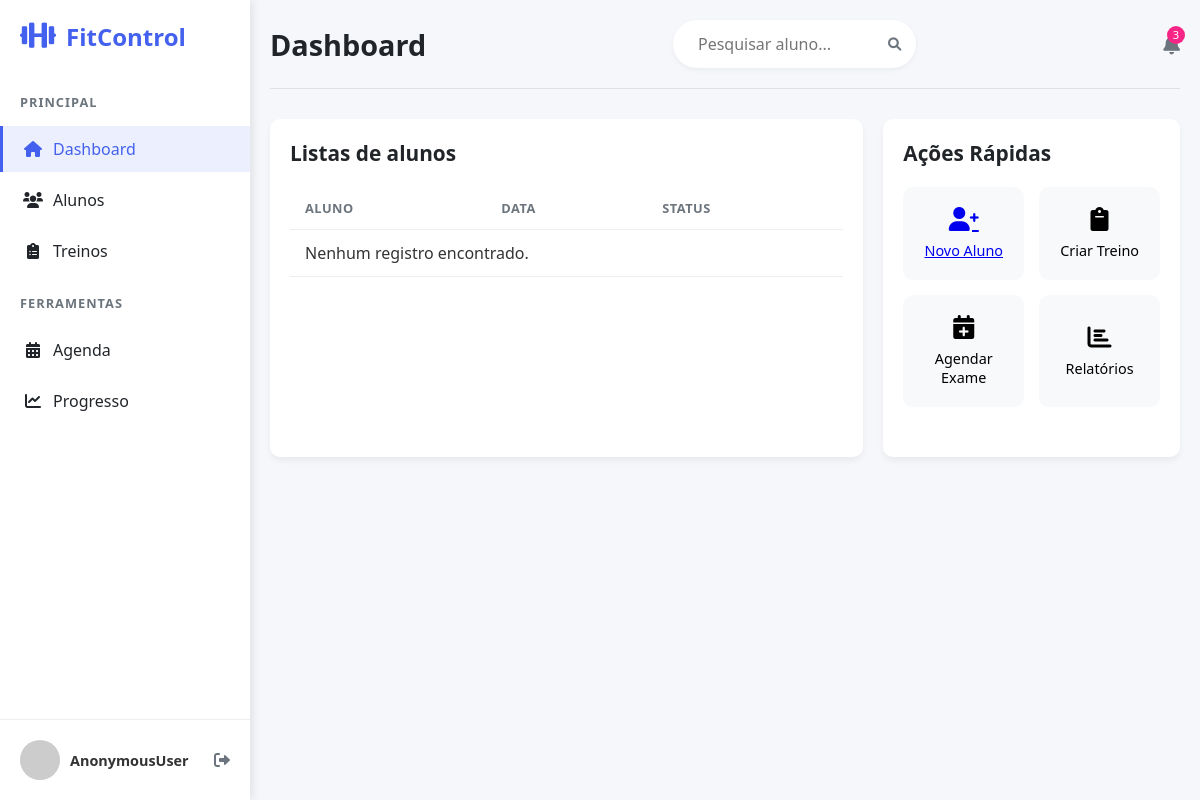
The page /listar/aluno/ on the database as committed earlier.
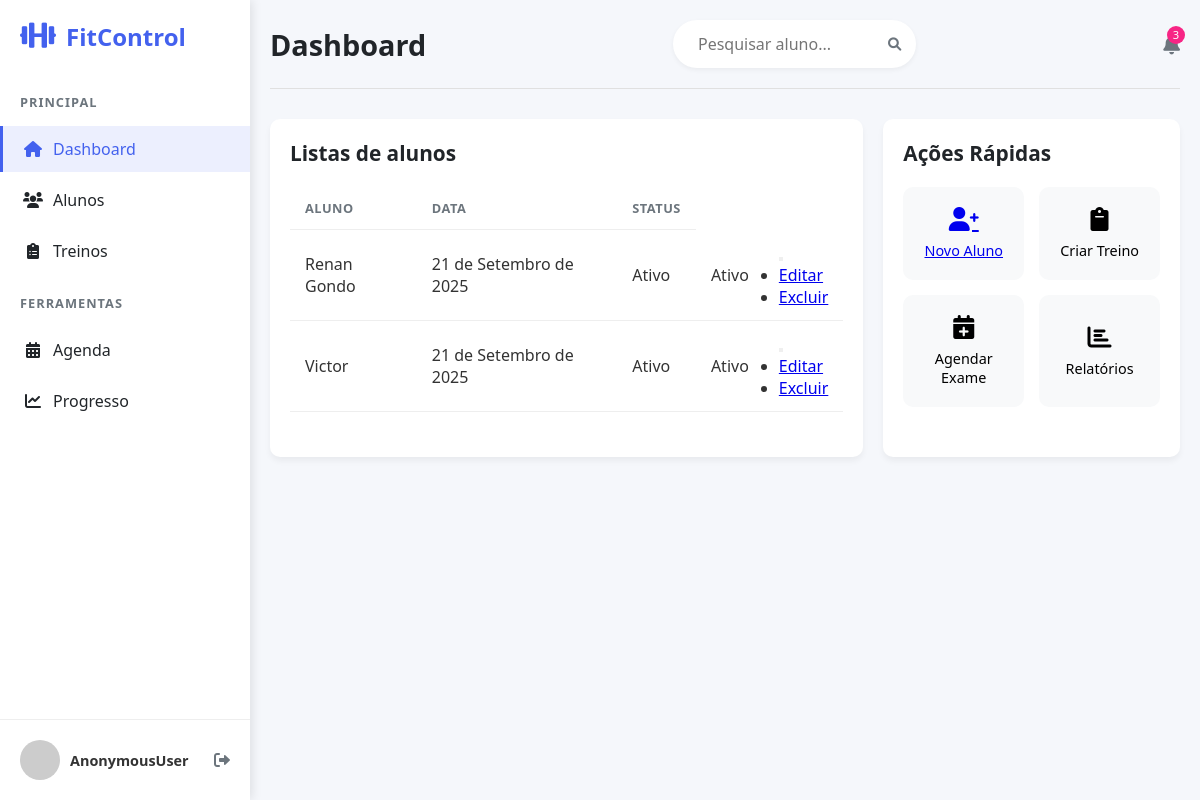
The same page on the database as committed later.
### usuarios/models.py (models this page shows, shortened)
class Aluno(models.Model):
    SEXO = [('Masculino', 'Masculino'), ('Feminino', 'Feminino'), ('Outro', 'Outro')]
    STATUS = [('Ativo', 'Ativo'),('Inativo', 'Inativo'),('Pendente', 'Pendente'),
]
    nome = models.CharField(max_length=120, verbose_name="Nome do Aluno")
    idade = models.IntegerField(verbose_name="Idade do Aluno")
    telefone = models.CharField(max_length=10, verbose_name="Telefone do Aluno")
    email = models.EmailField(verbose_name="Email do Aluno")
    objetivo = models.CharField(max_length=400, verbose_name="Objetivo do Aluno")
    data_criacao = models.DateField(default=timezone.now, verbose_name="Data de Criação")
    status = models.CharField(max_length=12,choices=STATUS,default='Pendente', null=True)
    login = models.CharField(max_length=20, verbose_name="Login do Aluno", null=True)
    senha = models.CharField(max_length=20, verbose_name="Senha do Aluno", null=True)
    cidade = models.ForeignKey(Cidade, on_delete=models.PROTECT, verbose_name="Cidade do Aluno")
    sexo = models.CharField(max_length=10, verbose_name="Sexo do Aluno", choices=SEXO, default='Outros')

### usuarios/views.py (the view)
# urls.py: path('listar/aluno/', AlunoList.as_view(), name='listar_alunos'),
class AlunoList(ListView):
    model = Aluno
    template_name = 'cadastros/listas/aluno.html'

### usuarios/templates/cadastros/listas/aluno.html (shortened to what this page needs)
{% extends 'paginas/modelo.html' %}
{% load static %}
{% block conteudo %}
       <div class="content-grid">
                <section class="recent-trainings">
                    <h2>Listas de alunos</h2>
                    <div class="table-container">
                        <table>
                                <tr>
                                    <th>Aluno</th>
                                    <th>Data</th>
                                    <th>Status</th>
                                </tr>
                             {% for aluno in object_list %}
        <tr>
            <td>{{ aluno.nome }}</td>
            <td>{{ aluno.data_criacao }}</td>
            <td>{{ aluno.status }}</td>
            <td>{{ aluno.status }}</td>
            <td>
                <div class="dropdown">
                    <button class="btn btn-outline-dark btn-sm dropdown-toggle" type="button" data-bs-toggle="dropdown" aria-expanded="false">
                    </button>
                    <ul class="dropdown-menu">
                        <li><a href="{% url 'editar_aluno' aluno.id %}"> Editar</a></li>
                        <li><a class="dropdown-item link-danger" href="{% url 'excluir_aluno' aluno.id %}"> Excluir</a></li>
                    </ul>
                </div>
            </td>
        </tr>
        {% empty %}
        <tr>
            <td colspan="4">Nenhum registro encontrado.</td>
        </tr>
        {% endfor %}
                        </table>
                    </div>
                </section>
                <section class="quick-actions">
                    <h2>Ações Rápidas</h2>
                    <div class="actions-grid">
                        <a class="action-card" href="{% url "cadastrar_aluno" %}">
                            <i class="fas fa-user-plus"></i>
                            <span>Novo Aluno</span>
                        </a>
                        <button class="action-card">
                            <i class="fas fa-clipboard"></i>
                            <span>Criar Treino</span>
                        </button>
                        <button class="action-card">
                            <i class="fas fa-calendar-plus"></i>
                            <span>Agendar Exame</span>
                        </button>
                        <button class="action-card">
                            <i class="fas fa-chart-bar"></i>
                            <span>Relatórios</span>
                        </button>
                    </div>
{% endblock %}

### paginas/templates/paginas/modelo.html (shortened to what this page needs)
{% load static %}
<!DOCTYPE html>
<html lang="pt-BR">
<head>
    <link rel="stylesheet" href="{% static 'css/main.css' %}">
    <link rel="stylesheet" href="{% static 'css/form_cadastro.css' %}">
    <link rel="stylesheet" href="{% static 'css/aluno_form.css' %}">
    <link rel="stylesheet" href="{% static 'css/lista.css' %}">
    <link rel="stylesheet" href="https://cdnjs.cloudflare.com/ajax/libs/font-awesome/6.0.0-beta3/css/all.min.css">
</head>
<body>
    <div class="container">
        {%block menu%}
        <aside class="sidebar">
            <div class="logo">
                <i class="fas fa-dumbbell"></i>
                <span>FitControl</span>
            </div>
            <nav class="menu">
                <div class="menu-section">
                    <h4>Principal</h4>
                    <ul>
                        <li class="active"><a href="#"><i class="fas fa-home"></i> Dashboard</a></li>
                        <li><a href="{% url "listar_alunos" %}"><i class="fas fa-users"></i> Alunos</a></li>
                        <li><a href="#"><i class="fas fa-clipboard-list"></i> Treinos</a></li>
                    </ul>
                </div>
                <div class="menu-section">
                    <h4>Ferramentas</h4>
                    <ul>
                        <li><a href="#"><i class="fas fa-calendar-alt"></i> Agenda</a></li>
                        <li><a href="#"><i class="fas fa-chart-line"></i> Progresso</a></li>
                    </ul>
                </div>
            </nav>
            <div class="user-profile">
                <img src="https://randomuser.me/api/portraits/men/32.jpg" alt="Personal Trainer">
                <div class="user-info">
                     <strong>{{ request.user }}</strong>
                </div>
                <button class="logout-btn"><i class="fas fa-sign-out-alt"></i></button>
            </div>
        </aside>
        {%endblock%}
        {% block procurar%}
        <main class="main-content">
            <header class="top-bar">
                {%block tituloprocurar%}
                <h1>Dashboard</h1>
                {%endblock%}
                <div class="search-bar">
                    <input type="text" placeholder="Pesquisar aluno...">
                    <button><i class="fas fa-search"></i></button>
                </div>
                <div class="notifications">
                    <button><i class="fas fa-bell"></i></button>
                    <span class="badge">3</span>
                </div>
            </header>
        {%endblock%}
        {%block conteudo%}{%endblock%}
    </div>
</body>
</html>

### static/css/main.css (style rules this page uses)
* { margin: 0; padding: 0; box-sizing: border-box; font-family: 'Segoe UI', Tahoma, Geneva, Verdana, sans-serif; }
body { background-color: #f5f5f5; color: #333; }
:root { --primary-color: #4361ee; --secondary-color: #3f37c9; --accent-color: #4895ef; --success-color: #4cc9f0; --danger-color: #f72585; --warning-color: #f8961e; --info-color: #43aa8b; --light-color: #f8f9fa; --dark-color: #212529; --gray-color: #6c757d; --sidebar-width: 250px; }
.container { display: flex; min-height: 100vh; }
.sidebar { width: var(--sidebar-width); background-color: #fff; box-shadow: 2px 0 10px rgba(0, 0, 0, 0.1); display: flex; flex-direction: column; z-index: 100; }
.logo { display: flex; align-items: center; padding: 20px; font-size: 1.5rem; font-weight: bold; color: var(--primary-color); }
.logo i { margin-right: 10px; font-size: 1.8rem; }
.menu { flex: 1; padding: 20px 0; overflow-y: auto; }
.menu-section { margin-bottom: 20px; }
.menu-section h4 { padding: 0 20px 10px; color: var(--gray-color); font-size: 0.8rem; text-transform: uppercase; letter-spacing: 1px; }
.menu ul { list-style: none; }
.menu li { margin: 5px 0; }
.menu li a { display: flex; align-items: center; padding: 12px 20px; color: var(--dark-color); text-decoration: none; transition: all 0.3s; border-left: 3px solid transparent; }
.menu li a i { margin-right: 10px; width: 20px; text-align: center; }
.menu li.active a { background-color: rgba(67, 97, 238, 0.1); color: var(--primary-color); border-left: 3px solid var(--primary-color); }
.user-profile { display: flex; align-items: center; padding: 20px; border-top: 1px solid #eee; position: relative; }
.user-profile img { width: 40px; height: 40px; border-radius: 50%; object-fit: cover; margin-right: 10px; }
.user-info { flex: 1; }
.user-info strong { display: block; font-size: 0.9rem; }
.logout-btn { background: none; border: none; color: var(--gray-color); cursor: pointer; font-size: 1rem; transition: color 0.3s; }
.main-content { flex: 1; padding: 20px; overflow-y: auto; background-color: #f5f7fb; }
.top-bar { display: flex; justify-content: space-between; align-items: center; margin-bottom: 30px; padding-bottom: 20px; border-bottom: 1px solid #e0e0e0; }
.top-bar h1 { font-size: 1.8rem; color: var(--dark-color); }
.search-bar { display: flex; align-items: center; background-color: #fff; border-radius: 30px; padding: 8px 15px; box-shadow: 0 2px 5px rgba(0, 0, 0, 0.05); }
.search-bar input { border: none; outline: none; padding: 5px 10px; width: 200px; }
.search-bar button { background: none; border: none; color: var(--gray-color); cursor: pointer; }
.notifications { position: relative; }
.notifications button { background: none; border: none; color: var(--gray-color); font-size: 1.2rem; cursor: pointer; }
.notifications .badge { position: absolute; top: -5px; right: -5px; background-color: var(--danger-color); color: white; border-radius: 50%; width: 18px; height: 18px; display: flex; align-items: center; justify-content: center; font-size: 0.7rem; }
.content-grid { display: grid; grid-template-columns: 2fr 1fr; gap: 20px; }
.recent-trainings, .quick-actions { background-color: #fff; border-radius: 10px; padding: 20px; box-shadow: 0 4px 6px rgba(0, 0, 0, 0.05); }
.recent-trainings h2, .quick-actions h2 { margin-bottom: 20px; font-size: 1.3rem; color: var(--dark-color); }
.table-container { overflow-x: auto; }
table { width: 100%; border-collapse: collapse; }
table th, table td { padding: 12px 15px; text-align: left; border-bottom: 1px solid #eee; }
table th { font-weight: 600; color: var(--gray-color); font-size: 0.8rem; text-transform: uppercase; letter-spacing: 0.5px; }
.actions-grid { display: grid; grid-template-columns: repeat(2, 1fr); gap: 15px; margin-bottom: 30px; }
.action-card { background-color: #f8f9fa; border: none; border-radius: 10px; padding: 20px; display: flex; flex-direction: column; align-items: center; justify-content: center; cursor: pointer; transition: all 0.3s; }
.action-card i { font-size: 1.5rem; margin-bottom: 10px; }
.action-card span { font-size: 0.9rem; font-weight: 500; }

### static/css/aluno_form.css (style rules this page uses)
body { font-family: 'Segoe UI', Tahoma, Geneva, Verdana, sans-serif; background-color: #f5f7fb; margin: 0; padding: 0; color: #333; }
input, select, textarea { width: 100%; padding: 12px 15px; border: 1px solid #ddd; border-radius: 6px; font-size: 1rem; transition: border-color 0.3s; }

Rows that differ between the two databases and show on the page:
added Aluno: nome "Renan Gondo", data_criacao "21 de Setembro de 2025", status "Ativo"
added Aluno: nome "Victor", data_criacao "21 de Setembro de 2025", status "Ativo"
Other text that changed with them:
text no longer shown: "Nenhum registro encontrado."
